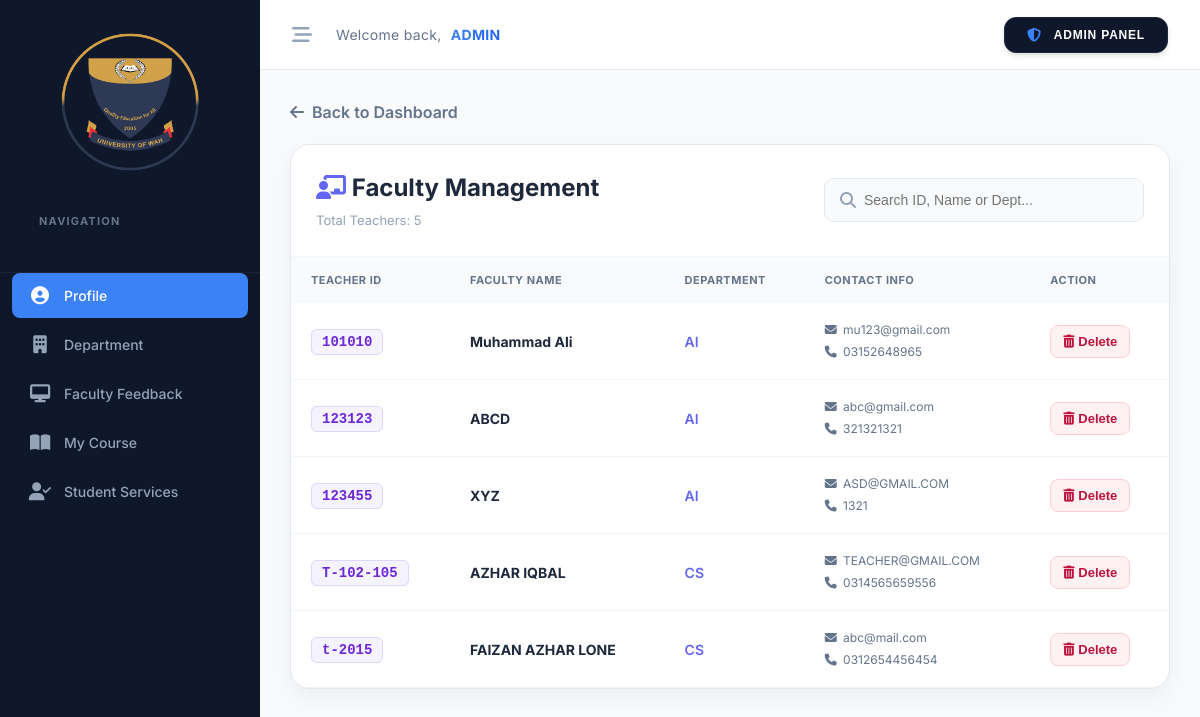
/admin/files/teacher_detail.php, run on the app's committed database.
### tables this page shows
CREATE TABLE `users` (
  `id` int(11) NOT NULL,
  `registration_no` varchar(20) NOT NULL,
  `password` varchar(255) NOT NULL
);

CREATE TABLE `teachers` (
  `teacher_id` int(11) NOT NULL,
  `employee_id` varchar(50) NOT NULL,
  `full_name` varchar(100) NOT NULL,
  `email` varchar(100) NOT NULL,
  `phone` varchar(20) NOT NULL,
  `cnic` varchar(20) NOT NULL,
  `dob` date NOT NULL,
  `gender` enum('Male','Female','Other') NOT NULL,
  `address` text NOT NULL,
  `designation` varchar(100) NOT NULL,
  `department` enum('CS','AI','CYS','DS','PHY','MTH','PSG','ENG') NOT NULL,
  `joining_date` date NOT NULL,
  `employment_type` enum('Permanent','Contract','Visiting') NOT NULL,
  `role` enum('Teacher','HOD','Coordinator') DEFAULT 'Teacher',
  `status` enum('Active','Inactive','On Leave') DEFAULT 'Active',
  `salary` decimal(10,2) DEFAULT NULL,
  `highest_degree` varchar(100) NOT NULL,
  `specialization` varchar(100) NOT NULL,
  `experience_years` int(2) NOT NULL,
  `research_interests` text DEFAULT NULL,
  `bio` text DEFAULT NULL,
  `created_at` timestamp NOT NULL DEFAULT current_timestamp()
);

### admin/files/teacher_detail.php (the view, shortened to what this page needs)
<?php
include('db_config.php');
$search = "";
$query = "SELECT u.id, u.registration_no, t.full_name, t.department, t.email, t.phone
          FROM users u
          LEFT JOIN teachers t ON u.registration_no = t.employee_id
          WHERE u.registration_no NOT LIKE 'UW-%-%-%-%'";
$result = mysqli_query($conn, $query);
?>
<!DOCTYPE html>
<html lang="en">
<head>
    <link rel="stylesheet" href="https://cdnjs.cloudflare.com/ajax/libs/font-awesome/6.4.0/css/all.min.css">
</head>
<body>
    <div class="main-wrapper">
        <?php include('sidebar.php'); ?>
        <div class="content">
            <?php include('header.php'); ?>
            <div class="inner-content">
                <a href="dashboard.php" class="btn-back"><i class="fas fa-arrow-left"></i> Back to Dashboard</a>
                <div class="glass-card">
                    <div class="table-header">
                        <div>
                            <h2 style="margin:0;"><i class="fas fa-chalkboard-teacher"
                                    style="color: var(--primary);"></i> Faculty Management</h2>
                            <p style="margin:5px 0 0; color:#94a3b8; font-size: 13px;">Total Teachers:
                                <?php echo mysqli_num_rows($result); ?>
                            </p>
                        </div>
                        <form method="GET" action="">
                            <div class="search-box">
                                <i class="fas fa-search"></i>
                                <input type="text" name="search" placeholder="Search ID, Name or Dept..."
                                    value="<?php echo htmlspecialchars($search); ?>">
                            </div>
                        </form>
                    </div>
                    <table>
                        <thead>
                            <tr>
                                <th>Teacher ID</th>
                                <th>Faculty Name</th>
                                <th>Department</th>
                                <th>Contact Info</th>
                                <th>Action</th>
                            </tr>
                        </thead>
                        <tbody>
                            <?php
                            if (mysqli_num_rows($result) > 0) {
                                while ($row = mysqli_fetch_assoc($result)) { ?>
                                    <tr>
                                        <td><span
                                                class="faculty-id"><?php echo htmlspecialchars($row['registration_no']); ?></span>
                                        </td>
                                        <td><strong><?php echo htmlspecialchars($row['full_name'] ?? 'Not Set'); ?></strong>
                                        </td>
                                        <td>
                                            <span style="color: var(--primary); font-weight: 600;">
                                                <?php echo htmlspecialchars($row['department'] ?? 'Not Set'); ?>
                                            </span>
                                        </td>
                                        <td>
                                            <div class="contact-pill">
                                                <span><i class="fas fa-envelope" style="width:15px;"></i>
                                                    <?php echo htmlspecialchars($row['email'] ?? 'N/A'); ?></span>
                                                <span><i class="fas fa-phone" style="width:15px;"></i>
                                                    <?php echo htmlspecialchars($row['phone'] ?? 'N/A'); ?></span>
                                            </div>
                                        </td>
                                        <td>
                                            <button class="btn-delete"
                                                onclick="if(confirm('Are you sure you want to delete this teacher account?')) window.location.href='delete_user.php?id=<?php echo $row['id']; ?>&type=teacher';">
                                                <i class="fas fa-trash-alt"></i> Delete
                                            </button>
                                        </td>
                                    </tr>
                                <?php }
                            } ?>
                        </tbody>
                    </table>
                </div>
            </div>
        </div>
    </div>
</body>
<link rel="stylesheet" href="../css/admin_style.css">
</html>

### admin/css/admin_style.css (style rules this page uses)
:root { --sidebar-bg: #0f172a; --sidebar-hover: #1e293b; --active-blue: #3b82f6; --body-bg: #f8fafc; --card-bg: #ffffff; --text-main: #1e293b; --text-muted: #64748b; --border-color: #e2e8f0; --sidebar-width: 260px; --transition-speed: 0.2s; --radius-lg: 12px; --radius-md: 8px; --shadow-sm: 0 1px 3px 0 rgb(0 0 0 / 0.1); --shadow-md: 0 4px 6px -1px rgb(0 0 0 / 0.1); }
* { box-sizing: border-box; }
body { margin: 0; font-family: "Inter", system-ui, -apple-system, sans-serif; background-color: var(--body-bg); color: var(--text-main); line-height: 1.5; -webkit-font-smoothing: antialiased; }
.main-wrapper { display: flex; min-height: 100vh; }

### admin/files/teacher_detail.php (style rules this page uses)
:root { --primary: #6366f1; --danger: #ef4444; --bg: #f1f5f9; }
body { font-family: 'Inter', sans-serif; background: var(--bg); margin: 0; }
.main-wrapper { display: flex; min-height: 100vh; }
.content { flex: 1; display: flex; flex-direction: column; }
.inner-content { padding: 30px; }
.search-box { position: relative; display: flex; align-items: center; background: #f8fafc; border: 1px solid #e2e8f0; border-radius: 10px; padding: 5px 15px; width: 320px; transition: 0.3s; }
.search-box input { border: none; outline: none; padding: 8px; width: 100%; background: transparent; font-size: 14px; }
.search-box i { color: #94a3b8; }
.glass-card { background: white; border-radius: 20px; box-shadow: 0 10px 25px rgba(0, 0, 0, 0.05); overflow: hidden; border: 1px solid #e2e8f0; }
.table-header { padding: 25px; background: #fff; border-bottom: 1px solid #f1f5f9; display: flex; justify-content: space-between; align-items: center; }
table { width: 100%; border-collapse: collapse; }
th { background: #f8fafc; padding: 15px 20px; text-align: left; font-size: 11px; color: #64748b; text-transform: uppercase; letter-spacing: 0.5px; }
td { padding: 18px 20px; border-bottom: 1px solid #f1f5f9; font-size: 14px; color: #1e293b; }
.btn-back { display: inline-flex; align-items: center; gap: 8px; color: #64748b; text-decoration: none; font-weight: 600; margin-bottom: 20px; transition: 0.2s; }
.btn-delete { background: #fff1f2; color: #be123c; border: 1px solid #fecdd3; padding: 8px 12px; border-radius: 8px; cursor: pointer; transition: 0.2s; font-size: 13px; font-weight: 600; }
.faculty-id { background: #f5f3ff; color: #6d28d9; padding: 4px 10px; border-radius: 6px; font-weight: 700; font-family: monospace; border: 1px solid #ddd6fe; }
.contact-pill { display: flex; flex-direction: column; gap: 4px; font-size: 12px; color: #64748b; }

### data on the page
users: registration_no "101010", teachers.full_name "Muhammad Ali", teachers.department "AI", teachers.email "mu123@gmail.com", teachers.phone "03152648965"
users: registration_no "123123", teachers.full_name "ABCD", teachers.department "AI", teachers.email "abc@gmail.com", teachers.phone "321321321"
users: registration_no "123455", teachers.full_name "XYZ", teachers.department "AI", teachers.email "ASD@GMAIL.COM", teachers.phone "1321"
users: registration_no "T-102-105", teachers.full_name "AZHAR IQBAL", teachers.department "CS", teachers.email "TEACHER@GMAIL.COM", teachers.phone "0314565659556"
users: registration_no "t-2015", teachers.full_name "FAIZAN AZHAR LONE", teachers.department "CS", teachers.email "abc@mail.com", teachers.phone "0312654456454"

### other printed values
mysqli_num_rows($result) "5"
